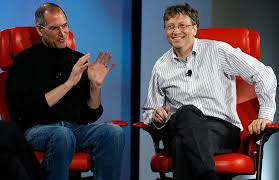
#> input picture test.jpg, 279 x 180 px, found by its file name
$ python 'face detection in image.py'
#> lines starting #> are read from the running program, lines starting #| are printed output that depends on the picture; after the words box and inside, x2 and y2 are one past the last pixel; in counts of white or black regions, pixels touching at a corner belong together
# -*- coding: utf-8 -*-
"""
Created on Fri Sep  3 10:44:03 2021

@author: Dell
"""

import cv2

# Load the cascade
face_cascade = cv2.CascadeClassifier("D:/Face Detection\haarcascade_frontalface_default.xml")

# Read the input image
img = cv2.imread("D:/Face Detection/test.jpg")
#> img is the input picture: shape (180, 279, 3); mean B, G, R 80.9, 72.3, 77.2

# Convert into grayscale
gray = cv2.cvtColor(img, cv2.COLOR_BGR2GRAY)
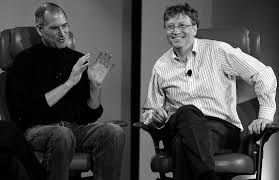
#> gray: shape (180, 279); min 0, max 255, mean 74.7

# Detect faces
faces = face_cascade.detectMultiScale(gray, 1.1, 4)
#> faces = [[47, 17, 27, 27], [165, 14, 31, 31]]

# Draw rectangle around the faces
for (x, y, w, h) in faces:
    cv2.rectangle(img, (x, y), (x + w, y + h), (255, 0, 0), 2)
#> this loop made 2 passes
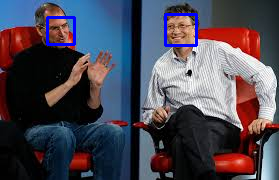
#> img: shape (180, 279, 3); 1.37% of pixels changed, all inside (x1, y1, x2, y2) = (46, 13, 198, 47)

# Display the output
cv2.imshow('image', img)
cv2.waitKey()
